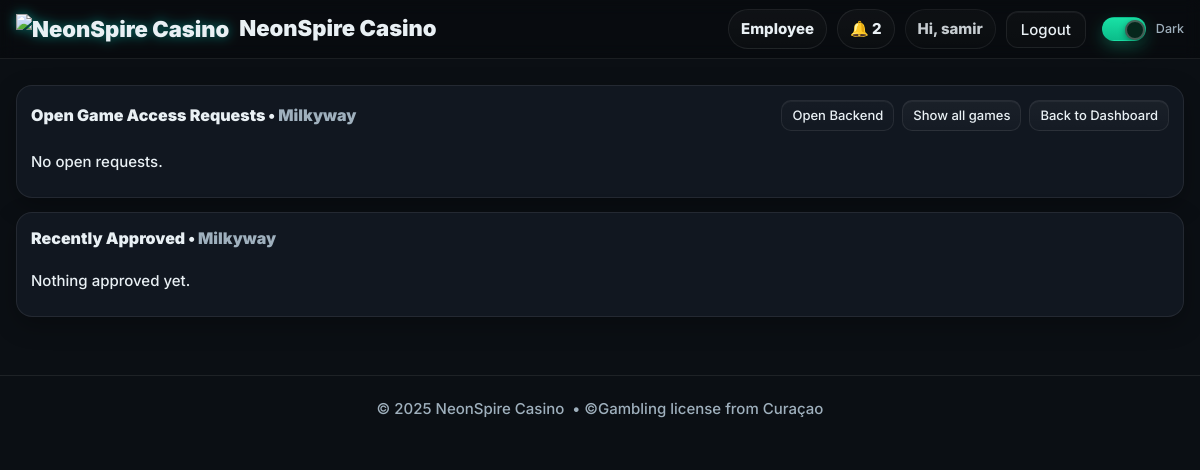
/employee/requests/game/8 (signed in), run on an earlier commit of the app's database.
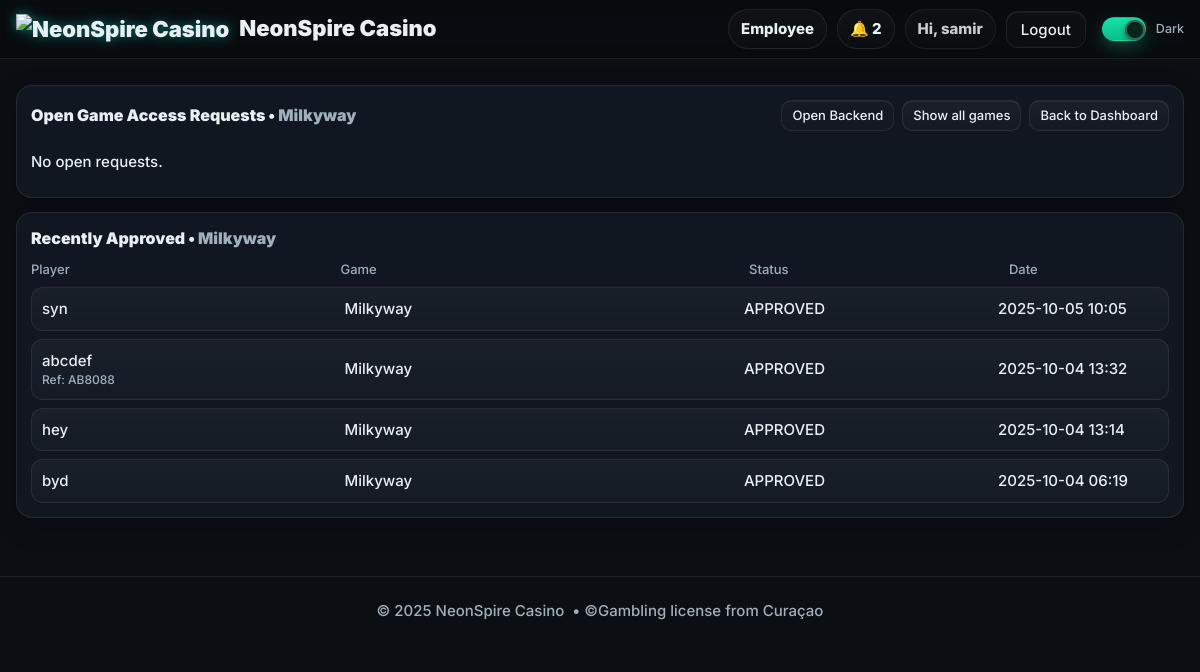
And on a later commit of the database.
### models.py (models this page shows, shortened)
class Game(db.Model):
    __tablename__ = "games"
    id = db.Column(db.Integer, primary_key=True)
    name = db.Column(db.String(120), nullable=False)
    description = db.Column(db.String(300), default="")
    icon_url = db.Column(db.String(500), default="")
    download_url = db.Column(db.String(500), nullable=False)
    backend_url = db.Column(db.String(500), nullable=True)
    is_active = db.Column(db.Boolean, default=True, index=True)
    created_at = db.Column(db.DateTime, default=datetime.utcnow)

class User(db.Model, UserMixin):
    __tablename__ = "users"
    id = db.Column(db.Integer, primary_key=True)
    name = db.Column(db.String(120), nullable=False)
    email = db.Column(db.String(255), unique=True, nullable=False, index=True)
    mobile = db.Column(db.String(24), nullable=True, index=True)  # E.164
    password_hash = db.Column(db.String(255), nullable=False)
    role = db.Column(db.String(20), nullable=False, default="PLAYER")  # PLAYER | EMPLOYEE | ADMIN
    email_verified = db.Column(db.Boolean, default=False, index=True)
    email_verified_at = db.Column(db.DateTime, nullable=True)
    promo_seen = db.Column(db.Boolean, default=False, index=True)
    created_at = db.Column(db.DateTime, default=datetime.utcnow)

class GameAccountRequest(db.Model):
    __tablename__ = "game_account_requests"
    id = db.Column(db.Integer, primary_key=True)
    user_id = db.Column(db.Integer, db.ForeignKey("users.id"), nullable=False, index=True)
    game_id = db.Column(db.Integer, db.ForeignKey("games.id"), nullable=False, index=True)
    status = db.Column(db.String(20), default="PENDING", index=True)
    note = db.Column(db.String(300), default="")
    created_at = db.Column(db.DateTime, default=datetime.utcnow)
    updated_at = db.Column(db.DateTime, default=datetime.utcnow, onupdate=datetime.utcnow)
    handled_by     = db.Column(db.Integer, db.ForeignKey("users.id"), nullable=True, index=True)
    approved_by_id = db.Column(db.Integer, db.ForeignKey("users.id"), nullable=True, index=True)
    approved_at    = db.Column(db.DateTime, nullable=True)

class ReferralCode(db.Model):
    __tablename__ = "referral_codes"
    id = db.Column(db.Integer, primary_key=True)
    user_id = db.Column(db.Integer, db.ForeignKey("users.id"), unique=True, nullable=False, index=True)
    code = db.Column(db.String(16), unique=True, nullable=False, index=True)  # e.g., AB1234
    clicks = db.Column(db.Integer, default=0)
    created_at = db.Column(db.DateTime, default=datetime.utcnow, index=True)

### employee_bp.py (the view)
@employee_bp.get("/requests/game/<int:game_id>")
@login_required
def requests_list_by_game(game_id: int):
    game = db.session.get(Game, game_id)
    if not game:
        flash("Game not found.", "error")
        return redirect(url_for("employeebp.requests_list"))
    open_reqs = (
        GameAccountRequest.query.filter(
            GameAccountRequest.game_id == game_id,
            GameAccountRequest.status.in_(["PENDING", "IN_PROGRESS"])
        )
        .order_by(GameAccountRequest.created_at.desc())
        .all()
    )
    recent = (
        GameAccountRequest.query.filter(
            GameAccountRequest.game_id == game_id,
            GameAccountRequest.status == "APPROVED"
        )
        .order_by(GameAccountRequest.created_at.desc())
        .limit(30)
        .all()
    )
    games = {g.id: g for g in Game.query.all()}
    user_ids = [r.user_id for r in (open_reqs + recent)]
    users = {u.id: u for u in User.query.filter(User.id.in_(user_ids)).all()} if user_ids else {}
    refcodes = _refcodes_for_user_ids(user_ids)
    backend_urls = {gid: _backend_url_for(g) for gid, g in games.items()}
    return render_template(
        "employee_requests.html",
        page_title=f"Requests • {game.name}",
        open_reqs=open_reqs,
        recent=recent,
        games=games,
        users=users,
        backend_urls=backend_urls,
        selected_game=game,
        refcodes=refcodes,
    )

### employee_bp.py (called while the page is built)
@employee_bp.before_request
def require_employee():
    if not current_user.is_authenticated:
        return redirect(url_for("auth.login_get", next=url_for("employeebp.employee_home")))
    if current_user.role not in ("EMPLOYEE", "ADMIN"):
        return abort(403)

def _backend_url_for(game: Game) -> str | None:
    val = getattr(game, "backend_url", None)
    if val:
        return val
    return _kv_get(f"game:{game.id}:backend_url") or None

def _refcodes_for_user_ids(user_ids):
    if not user_ids:
        return {}
    rows = ReferralCode.query.filter(ReferralCode.user_id.in_(list(set(user_ids)))).all()
    return {r.user_id: r.code for r in rows}

### templates/employee_requests.html (shortened to what the changed rows need)
{% extends "base.html" %}
{% set gmap = games or {} %}
{% set umap = users or {} %}
{% block content %}
<div class="shell" style="margin-top:14px">
  <div class="panel">
    <div class="section-head" style="display:flex;align-items:center;justify-content:space-between;gap:8px;flex-wrap:wrap">
      <div class="section-title">
        {% if selected_game %}
          Open Game Access Requests • <span class="muted">{{ selected_game.name }}</span>
        {% else %}
          Open Game Access Requests
        {% endif %}
      </div>
    </div>
  </div>
  <div class="panel">
    <div class="section-head">
      <div class="section-title">
        {% if selected_game %}
          Recently Approved • <span class="muted">{{ selected_game.name }}</span>
        {% else %}
          Recently Approved
        {% endif %}
      </div>
    </div>
    {% if recent and recent|length %}
      <div class="table">
        <div class="t-head">
          <div>Player</div>
          <div>Game</div>
          <div>Status</div>
          <div>Date</div>
        </div>
        {% for r in recent %}
          {% set u = umap.get(r.user_id) %}
          {% set g = gmap.get(r.game_id) %}
          {% set refc = (refcodes.get(r.user_id) if refcodes is defined else None) %}
          <div class="t-row">
            <div>
              {{ (u.name or u.email or ('#' ~ r.user_id)) }}
              {% if refc %}<div class="muted" style="font-size:12px">Ref: <span class="mono">{{ refc }}</span></div>{% endif %}
            </div>
            <div>{{ g.name if g else ('#' ~ r.game_id) }}</div>
            <div>{{ r.status }}</div>
            <div>{% if r.created_at %}{{ r.created_at.strftime('%Y-%m-%d %H:%M') }}{% endif %}</div>
          </div>
        {% endfor %}
      </div>
    {% else %}
      <div class="empty">Nothing approved yet.</div>
    {% endif %}
  </div>
</div>
{% endblock %}

What changed in the data, as far as the page shows it:
added GameAccountRequest: {{ g.name if g else ('#' ~ r.game_id) }} "Milkyway", status "APPROVED", created_at "2025-10-05 10:05"
added User: name "syn"
added GameAccountRequest: {{ g.name if g else ('#' ~ r.game_id) }} "Milkyway", status "APPROVED", created_at "2025-10-04 13:32"
now on this page (row unchanged): User: name "abcdef"
now on this page (row unchanged): ReferralCode: code "AB8088"
added GameAccountRequest: {{ g.name if g else ('#' ~ r.game_id) }} "Milkyway", status "APPROVED", created_at "2025-10-04 13:14"
added User: name "hey"
added GameAccountRequest: {{ g.name if g else ('#' ~ r.game_id) }} "Milkyway", status "APPROVED", created_at "2025-10-04 06:19"
added User: name "byd"
Also different on the page:
text no longer shown: "Nothing approved yet."
text now shown: "Player Game Status Date"
